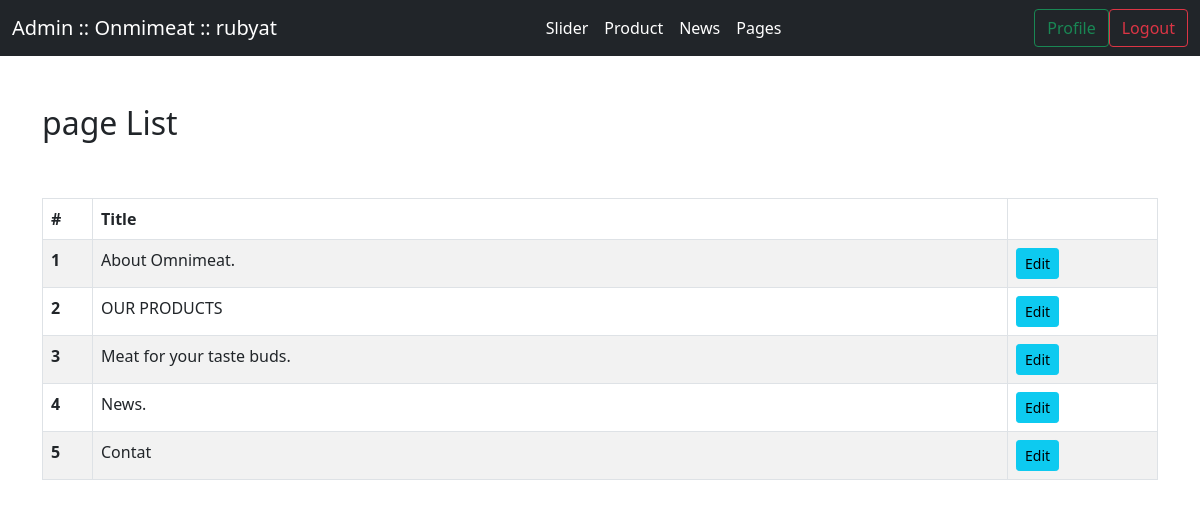
/admin/page.php (signed in), run on the app's committed database.
### tables this page shows
CREATE TABLE `page` (
  `page_id` int(11) NOT NULL,
  `title` varchar(255) NOT NULL,
  `details` text NOT NULL,
  `image` varchar(255) NOT NULL
);

### admin/page.php (the view, shortened to what this page needs)
<?php include'inc/header.php';?>
            <div class="d-flex justify-content-between py-5">
                <h2>page List</h2>
            </div>
            <?php
                    include"inc/con.php";
                    $sql = "SELECT * FROM page";
                    $result = $conn->query($sql);
                ?>
            <table class="table table-striped table-hover table-bordered">
                <thead>
                    <tr>
                        <th scope="col" style="width:50px">#</th>
                        <th scope="col">Title</th>
                        <th scope="col" style="width:150px"></th>
                    </tr>
                </thead>
                <tbody>
                    <?php $i = 1;?>
                    <?php if ($result->num_rows > 0) { ?>
                        <?php while($row = $result->fetch_assoc()) {?>
                            <tr>
                                <th><?php echo $i;?></th>
                                <td><?php echo $row["title"];?></td>
                                <td>
                                    <a class="btn btn-info btn-sm" href="update_page.php?page_id=<?php echo $row["page_id"];?>">Edit</a>
                                </td>
                            </tr>
                        <?php $i++; }?>
                    <?php }?>
                </tbody>
        </table>
<?php include'inc/footer.php';?>

### data on the page
page: title "About Omnimeat."
page: title "OUR PRODUCTS"
page: title "Meat for your taste buds."
page: title "News."
page: title "Contat"

### other printed values
$_SESSION['user_name'] "rubyat"
